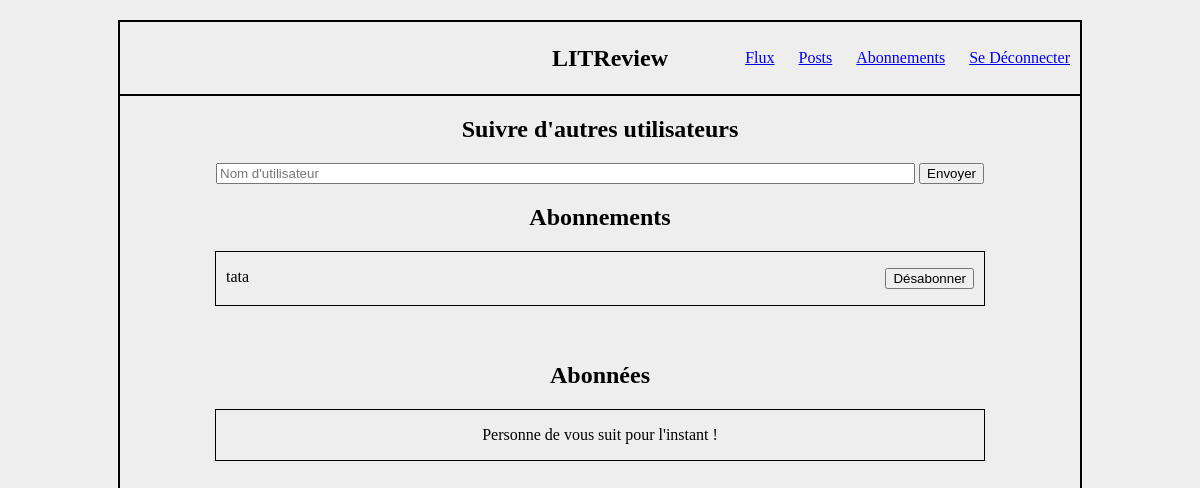
Before: /subs/ (signed in) with the older database file.
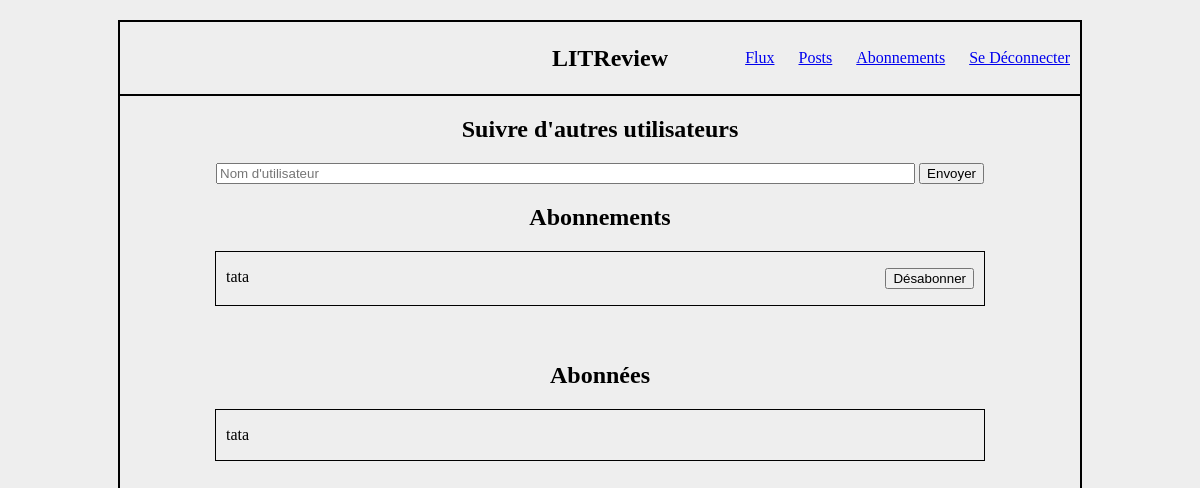
After: the same page with the newer database file.
### review/models.py (models this page shows)
class UserFollows(models.Model):
    user = models.ForeignKey(to=settings.AUTH_USER_MODEL,
                             on_delete=models.CASCADE,
                             related_name='following')
    followed_user = models.ForeignKey(to=settings.AUTH_USER_MODEL,
                                      on_delete=models.CASCADE,
                                      related_name='followed_by')
    class Meta:
        unique_together = ('user', 'followed_user',)

### review/views.py (the view, shortened to what this page needs)
# urls.py: path('subs/', review.views.subs, name='subs'),
@login_required
def subs(request):
    context = {}
    main_user = models.UserFollows()
    if models.UserFollows.objects.filter(user=request.user):
        context['followed'] = models.UserFollows.objects.filter(
            user=request.user)
    if models.UserFollows.objects.filter(followed_user=request.user):
        context['following'] = models.UserFollows.objects.filter(
            followed_user=request.user)
    return render(request, 'review/subs.html', context)

### review/templates/review/subs.html (shortened to what this page needs)
{% extends 'base.html' %}
{% block content %}
<h2>Suivre d'autres utilisateurs</h2>
<div class="search">
    <form method="post" action="{% url 'subs' %}">
        <input type="text" name="username" placeholder="Nom d'utilisateur">
        <button type="submit">Envoyer</button>
    </form>
</div>
<h2>Abonnements</h2>
{% if followed %}
    {% for sub in followed %}
    <div class="follow">
        <p class="user">{{ sub.followed_user }}</p>
        <p><a href="{% url 'delete_sub' sub.id %}"><button>Désabonner</button></a></p>
    </div>
    {% endfor %}
{% else %}
    <div>
        <p class="no_follow">Vous ne suivez personne pour l'instant !</p>
    </div>
{% endif %}
<br>
<br>
<h2>Abonnées</h2>
{% if following %}
    {% for sub in following %}
        <div class="follow">
            <p class="user">{{ sub.user }}</p>
        </div>
    {% endfor %}
    {% else %}
        <div class="no_follow">
            <p>Personne de vous suit pour l'instant !</p>
        </div>
{% endif %}
{% endblock %}

Changed rows visible on the page:
added UserFollows: user "tata", shown under "Abonnées"
Other visible differences:
text no longer shown: "Personne de vous suit pour l'instant !"
